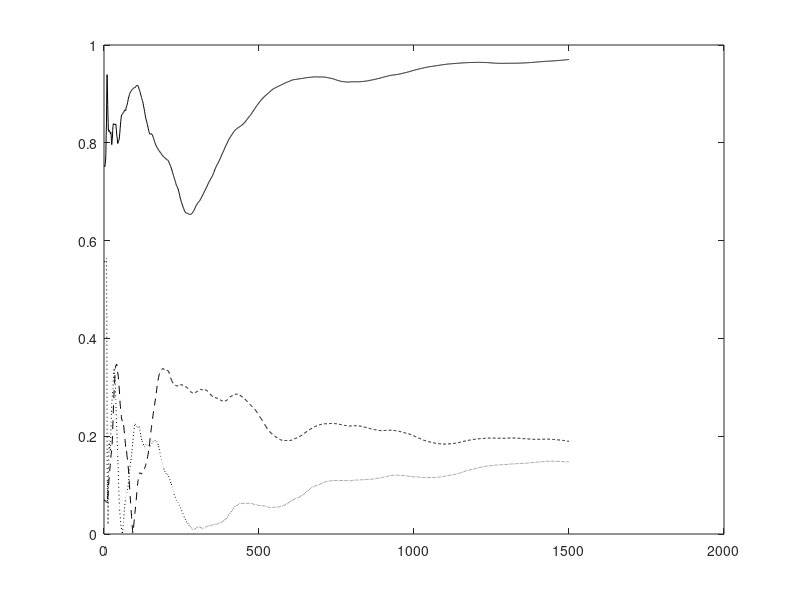

Reproduce this figure in MATLAB. (Note: this script raises an error after producing the figure.)
% This code is written to support the experiments in the book titled:
% Adaptive Machine Learning Algorithms with Python
% by
% Chanchal Chatterjee
% December 2021
% Adaptive SVD Algorithm

function SVDRQ();

clear all;
close all;

% Number of samples N and dimension D
eta0 = 50;
nSamples = 500;
nDim1 = 5;
nDim2 = 7;
nEpochs = 3;
randn('state',0);

% Generate the x random vectors
for i = 1 : nSamples
   for j = 1 : nDim1
      x(j,i) = (20 - 2*j) * randn;
   end
end
meanX = zeros(nDim1,1);
for i = 1 : nSamples
   meanX = meanX + x(:,i)/nSamples;
end
for i = 1 : nSamples
   x(:,i) = x(:,i) - meanX;
end

% Generate the y random vectors
for i = 1 : nSamples
   for j = 1 : nDim2
      y(j,i) = 3*randn;
   end
end
meanY = zeros(nDim2,1);
for i = 1 : nSamples
   meanY = meanY + y(:,i)/nSamples;
end
for i = 1 : nSamples
   y(:,i) = y(:,i) - meanY;
end

% Generate the Atrue matrix
Ctrue = zeros(nDim1,nDim2);
for i = 1 : nSamples
   Ctrue = Ctrue + x(:,i)*y(:,i)'/nSamples;
end
Ctrue

% Compute the true eigenvectors and eigenvalues
[U,D,V] = svd(Ctrue);
U
V
diag(D)'

% Run the adaptive algorithm
C  = zeros(nDim1,nDim2);
Z1 = zeros(nDim1,nDim1);
Z2 = zeros(nDim2,nDim2);
A  = zeros(nDim1+nDim2,nDim1+nDim2);
W  = 0.1 * ones(nDim1+nDim2,nDim2);

I  = eye(nDim2,nDim2);

for epoch = 1 : nEpochs
   for iter = 1 : nSamples
      Ck = x(:,iter) * y(:,iter)';
      C = C + (1.0/(nSamples*(epoch-1) + iter))*(Ck - C);
      A = [Z1,C;C',Z2];
      etat = 1.0/(eta0 + nSamples*(epoch-1) + iter);
      
      W = W + etat*(A*W - 0.5*W*triu(W'*A*W)) * inv(diag(diag(W'*W)));
      
      U1 = W(1:nDim1,1:nDim1);
      for i = 1 : nDim1
        a = norm(U1(:,i));
   		U1(:,i) = U1(:,i)/a;
      end
      V1 = W(nDim1+1:nDim1+nDim2,1:nDim2);
      for i = 1 : nDim2
        a = norm(V1(:,i));
   		V1(:,i) = V1(:,i)/a;
      end
      cos_t1(:,nSamples*(epoch-1) + iter) = abs(diag(U1'*U));
      cos_t2(:,nSamples*(epoch-1) + iter) = abs(diag(V1'*V));
   end
end

% Check the final norms
U1 = W(1:nDim1,1:nDim1);
U1byNorm = U1*sqrt(inv(diag(diag(U1'*U1))));
for i = 1 : nDim1
   UNorm(i) = norm(U1(:,i));
end
V1 = W(nDim1+1:nDim1+nDim2,1:nDim2);
V1byNorm = V1*sqrt(inv(diag(diag(V1'*V1))));
for i = 1 : nDim2
   VNorm(i) = norm(V1(:,i));
end
UNorm
VNorm
U1byNorm
V1byNorm
dd = diag(U1byNorm'*C*V1byNorm);
dd'

for iter = 1 : nSamples*nEpochs
   ind(iter) = iter;
end

if (1)

% Plot the convergence results
figure(1);
plot(ind,cos_t1(1,:),'k-'); hold on;
plot(ind,cos_t1(2,:),'k:'); hold on;
plot(ind,cos_t1(3,:),'k--'); hold on;
legend('Component1 of U','Component2 of U','Component3 of U',0);
xlabel('Number of Samples');
ylabel('Direction Cosines for Components of U');
hold off;

% Plot the convergence results
figure(2);
plot(ind,cos_t2(1,:),'k-'); hold on;
plot(ind,cos_t2(2,:),'k:'); hold on;
plot(ind,cos_t2(3,:),'k--'); hold on;
legend('Component1 of V','Component2 of V','Component3 of V',0);
xlabel('Number of Samples');
ylabel('Direction Cosines for Components of V');
hold off;


else

plot(ind,cos_t1(1,:),'k-'); hold on;
plot(ind,cos_t1(2,:),'k:');
plot(ind,cos_t1(3,:),'k-.');
plot(ind,cos_t1(4,:),'k--');

plot(ind,cos_t2(1,:),'r-');
plot(ind,cos_t2(2,:),'r:');
plot(ind,cos_t2(3,:),'r-.');
plot(ind,cos_t2(4,:),'r--');
hold off;

end




  